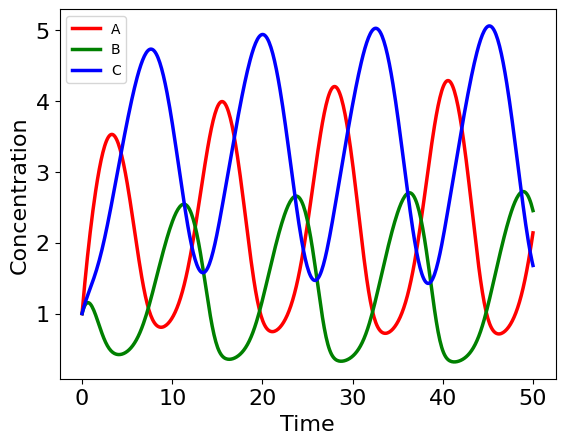

Recreate this plot in Python.
# This file is Oscillator1.py. It illustrates a simple feedback oscillator mechanism.
# It was written during 2023 and is described in the paper "Design Patterns of Biological Cells"
# by Steven S. Andrews, H. Steven Wiley, and Herbert M. Sauro, which was submitted to BioEssays
# in October, 2023. This file is in the public domain.
# In this toy model, A, B, and C are oscillating species, each of which negatively affects
# the concentration of the following species. No units are used or assumed.

import tellurium as te
import matplotlib.pyplot as plt

# Model is a repressilator, in which each node represses the next one

model1 = te.loada('''

J1: -> A ; kA
J2: A -> ; kCa * C * A / (V + A)
J3: -> B ; kB
J4: B -> ; kAb * A * B / (V + B)
J5: -> C ; kC
J6: C -> ; kBc * B * C / (V + C)

A = 1
B = 1
C = 1

kA = 2
kB = 1
kC = 1
kCa = 1
kAb = 1
kBc = 1
V = 1

''')



sim = model1.simulate(0, 50, 500, selections=['time', 'A', 'B', 'C'])

print(sim)

t = sim['time']

A = sim['A']
B = sim['B']
C = sim['C']

fig, ax1 = plt.subplots()

ax1.plot(t, A, c='red', linewidth=2.5)
ax1.plot(t, B, c='green', linewidth=2.5)
ax1.plot(t, C, c='blue', linewidth=2.5)

ax1.set_ylabel('Concentration',size=16)
ax1.set_xlabel('Time',size=16)
ax1.tick_params(axis='both', which='major', labelsize=16)

ax1.legend(['A', 'B', 'C'])
plt.show()
#plt.savefig("Oscillator1",bbox_inches='tight')


